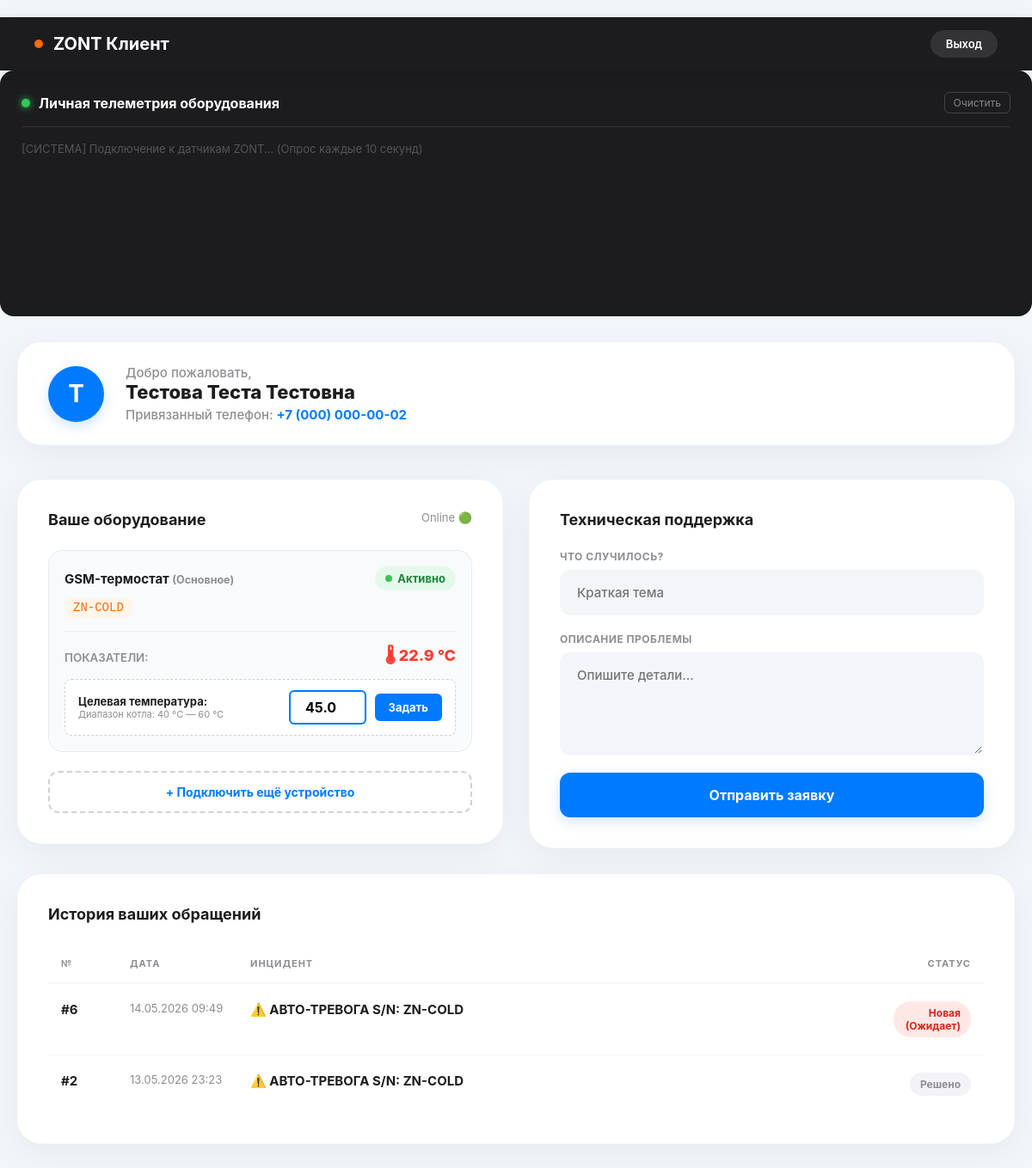
Page /dashboard/ (signed in) on the committed database.
### monitoring/models.py (models this page shows, shortened)
class Profile(models.Model):
    user = models.OneToOneField(User, on_delete=models.CASCADE)
    fio = models.CharField(max_length=255, verbose_name="ФИО")
    phone = models.CharField(max_length=20, verbose_name="Телефон")
    target_temp = models.FloatField(default=50.0, verbose_name="Целевая температура (°C)")
    DEVICE_TYPES = [
        ('thermostat', 'GSM-термостат'),
        ('controller', 'Контроллер отопления'),
        ('tracker', 'Автомобильный трекер'),
        ('security', 'Охранная система'),
    ]
    device_type = models.CharField(max_length=50, choices=DEVICE_TYPES, verbose_name="Тип оборудования")
    serial_number = models.CharField(max_length=100, verbose_name="Серийный номер")
    is_approved = models.BooleanField(default=False, verbose_name="Аккаунт подтвержден")
    last_metric = models.FloatField(null=True, blank=True, verbose_name="Последняя метрика")
    last_metric_time = models.DateTimeField(auto_now=True, null=True)
    def is_metric_critical(self):
        if self.last_metric is None:
            return False
        if self.device_type == 'thermostat':
            return abs(self.last_metric - self.target_temp) > 3.0
        return self.last_metric < 100 or self.last_metric > 300

class SupportTicket(models.Model):
    STATUS_CHOICES = [
        ('new', 'Новая (Ожидает)'),
        ('in_progress', 'В работе у инженера'),
        ('resolved', 'Решено'),
    ]
    user = models.ForeignKey(User, on_delete=models.CASCADE, verbose_name="Пользователь")
    title = models.CharField(max_length=200, verbose_name="Краткая суть проблемы")
    description = models.TextField(verbose_name="Подробное описание")
    status = models.CharField(max_length=20, choices=STATUS_CHOICES, default='new', verbose_name="Статус")
    created_at = models.DateTimeField(auto_now_add=True, verbose_name="Дата создания")

### monitoring/views.py (the view, shortened to what this page needs)
# urls.py: path('dashboard/', views.dashboard_view, name='dashboard'),
@login_required(login_url='/')
def dashboard_view(request):
    if request.user.is_superuser:
        return redirect('admin_dashboard')
    try:
        profile = Profile.objects.get(user=request.user)
    except Profile.DoesNotExist:
        messages.error(request, "Профиль оборудования не найден.")
        return redirect('login')
    if not profile.is_approved:
        return render(request, 'not_approved.html')
    user_tickets = SupportTicket.objects.filter(user=request.user).order_by('-created_at')
    return render(request, 'dashboard.html', {'profile': profile, 'tickets': user_tickets})

### templates/dashboard.html (shortened to what this page needs)
﻿<!DOCTYPE html>
<html lang="ru">
<head>
</head>
<body>
    <div class="navbar">
        <h1>ZONT Клиент</h1>
        <a href="{% url 'logout' %}" class="logout-btn">Выход</a>
    </div>
    <div class="section-card" style="background: #1c1c1e; border: none; padding: 25px; border-radius: 16px; margin-bottom: 30px;">
        <div class="section-header" style="margin-bottom: 15px; border-bottom: 1px solid #333; padding-bottom: 15px; display: flex; justify-content: space-between;">
            <h2 style="color: #ffffff; font-size: 16px; margin: 0; display: flex; align-items: center; gap: 10px;">
                <span style="display: inline-block; width: 10px; height: 10px; background: #34c759; border-radius: 50%; box-shadow: 0 0 8px #34c759; animation: pulseDot 2s infinite;"></span>
                Личная телеметрия оборудования
            </h2>
            <button onclick="document.getElementById('userLogConsole').innerHTML=''" style="background: transparent; border: 1px solid #444; color: #888; border-radius: 6px; padding: 4px 10px; cursor: pointer; font-size: 12px;">Очистить</button>
        </div>
        <div id="userLogConsole" style="height: 180px; overflow-y: auto; font-family: 'Courier New', Courier, monospace; font-size: 13px; line-height: 1.6; color: #a1a1a6; padding-right: 10px;">
            <div style="color: #555;">[СИСТЕМА] Подключение к датчикам ZONT... (Опрос каждые 10 секунд)</div>
        </div>
    </div>
    <div class="container">
        <div class="user-profile-header">
            <div class="user-avatar">{{ profile.fio|slice:":1" }}</div>
            <div class="user-details">
                <p>Добро пожаловать,</p>
                <h2>{{ profile.fio }}</h2>
                <p>Привязанный телефон: <b>{{ profile.phone }}</b></p>
            </div>
        </div>
        <div class="card">
            <h2>Ваше оборудование <span style="font-size: 13px; font-weight: normal; color: var(--text-muted); float: right;">Online 🟢</span></h2>
            <div id="dynamicDevicesContainer">
                <div class="device-info-list">
                    <div style="background: #f9fafb; padding: 18px; border-radius: 16px; margin-bottom: 12px; border: 1px solid #ebebeb;">
                        <div style="display: flex; justify-content: space-between; align-items: center; margin-bottom: 8px;">
                            <strong style="color: var(--text-main); font-size: 15px;">{{ profile.get_device_type_display }} <small style="color:var(--text-muted);">(Основное)</small></strong>
                            <span class="status-badge">Активно</span>
                        </div>
                        <code class="sn-code">{{ profile.serial_number }}</code>
                        <div style="margin-top: 15px; padding-top: 15px; border-top: 1px solid #eee; display: flex; justify-content: space-between; align-items: center;">
                            <small style="color: var(--text-muted); font-weight: 600; text-transform: uppercase;">Показатели:</small>
                            <span id="metric-{{ profile.serial_number }}" class="live-metric" style="font-size: 18px; font-weight: 800; color: {% if profile.is_metric_critical %}#ff3b30{% else %}#34c759{% endif %}">
                                {% if profile.last_metric %}
                                    {% if profile.device_type == 'thermostat' %}🌡 {{ profile.last_metric }} °C{% else %}📡 {{ profile.last_metric }} ед.{% endif %}
                                {% else %}
                                    Ожидание...
                                {% endif %}
                            </span>
                        </div>
                        <form method="POST" class="limit-inputs">
                            <div style="display: flex; flex-direction: column;">
                                <small style="color: var(--text-main); font-weight: 700; font-size: 13px;">Целевая температура:</small>
                                <small style="color: var(--text-muted); font-size: 11px;">Диапазон котла: 40 °C — 60 °C</small>
                            </div>
                            <div style="display: flex; align-items: center; gap: 10px;">
                                <input type="number" step="0.1" name="target_temp" value="{{ profile.target_temp|default:50.0 }}" min="40.0" max="60.0" required>
                                <button type="submit" class="btn-submit" style="padding: 8px 16px; font-size: 13px; width: auto; border-radius: 6px; box-shadow: none;">Задать</button>
                            </div>
                        </form>
                    </div>
                </div>
            </div>
            <button id="btnShowForm" onclick="document.getElementById('addDeviceForm').style.display='block'; this.style.display='none';" style="width: 100%; padding: 14px; background: transparent; color: var(--accent-blue); border: 2px dashed #d1d1d6; border-radius: var(--radius-sm); font-weight: 700; cursor: pointer; margin-top: 10px; font-size: 14px;">+ Подключить ещё устройство</button>
        </div>
        <div class="card">
            <h2>Техническая поддержка</h2>
            <form action="" method="POST">
                <div class="input-group">
                    <label>Что случилось?</label>
                    <input type="text" name="title" placeholder="Краткая тема" required>
                </div>
                <div class="input-group">
                    <label>Описание проблемы</label>
                    <textarea name="description" placeholder="Опишите детали..." required></textarea>
                </div>
                <button type="submit" class="btn-submit">Отправить заявку</button>
            </form>
        </div>
        <div class="card history-card" id="dynamicHistoryContainer">
            <h2>История ваших обращений</h2>
            {% if tickets %}
            <table>
                <thead>
                    <tr>
                        <th style="width: 80px;">№</th>
                        <th style="width: 140px;">Дата</th>
                        <th>Инцидент</th>
                        <th style="width: 120px; text-align: right;">Статус</th>
                    </tr>
                </thead>
                <tbody>
                    {% for ticket in tickets %}
                    <tr>
                        <td><b>#{{ ticket.id }}</b></td>
                        <td style="color: var(--text-muted); font-size: 13px;">{{ ticket.created_at|date:"d.m.Y H:i" }}</td>
                        <td>
                            <strong>{{ ticket.title }}</strong>
                        </td>
                        <td style="text-align: right;">
                            <span class="badge status-{{ ticket.status }}">{{ ticket.get_status_display }}</span>
                        </td>
                    </tr>
                    {% endfor %}
                </tbody>
            </table>
            {% else %}
            <p style="text-align:center; color:var(--text-muted); padding: 40px;">Активных заявок нет.</p>
            {% endif %}
        </div>
    </div>
</body>
</html>

### rows in the picture
Profile: fio "Т", fio "Тестова Теста Тестовна", phone "+7 (000) 000-00-02", device_type "GSM-термостат", serial_number "ZN-COLD", last_metric "22.9", target_temp "45.0"
SupportTicket: id "6", created_at "14.05.2026 09:49", title "⚠️ АВТО-ТРЕВОГА S/N: ZN-COLD", status "Новая (Ожидает)"
SupportTicket: id "2", created_at "13.05.2026 23:23", title "⚠️ АВТО-ТРЕВОГА S/N: ZN-COLD", status "Решено"
